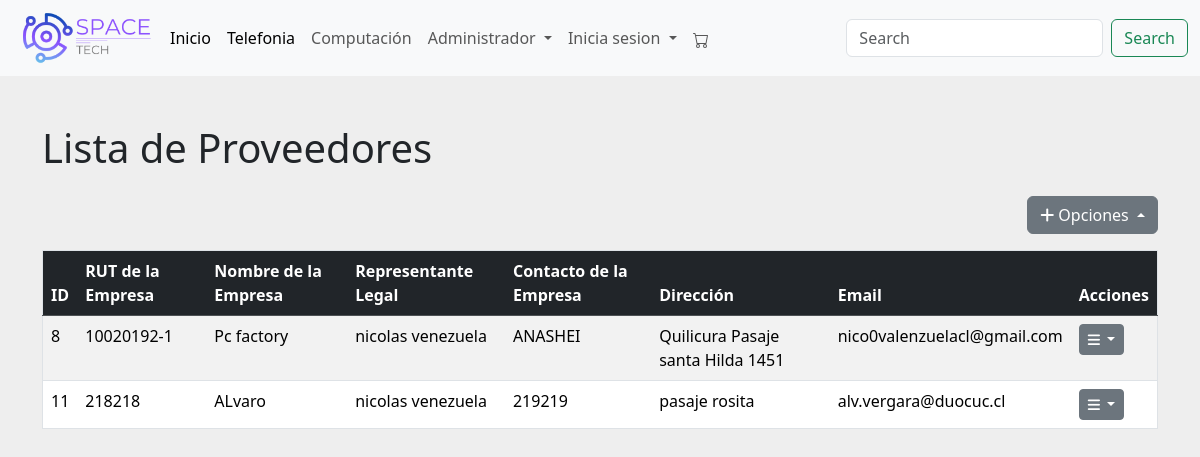
Page /proveedores/ (signed in) on the committed database.
### menu/models.py (models this page shows, shortened)
class Proveedor(models.Model):
    id_proveedor = models.AutoField(primary_key=True, editable=False)
    rut_empresa = models.CharField(max_length=13, verbose_name='RUT de la Empresa')
    nombre_empresa = models.CharField(max_length=100, verbose_name='Nombre de la Empresa')
    representante_legal = models.CharField(max_length=100, verbose_name='Representante Legal', default="")
    contacto_empresa = models.CharField(max_length=50, verbose_name='Contacto de la Empresa')
    direccion_proveedor = models.CharField(max_length=255, verbose_name='Dirección', default="sin direccion")
    email_proveedor = models.EmailField(max_length=70, unique=True, null=True, blank=True)

### menu/views.py (the view)
# urls.py: path('proveedores/', proveedor_list, name='proveedor_list'),
@login_required
@user_passes_test(is_admin)
def proveedor_list(request):
    proveedores = Proveedor.objects.all()
    return render(request, 'proveedor_list.html', {'proveedores': proveedores})

### menu/context_processors.py (called while the page is built)
def carrito_items_count(request):
    if request.user.is_authenticated:
        try:
            carrito = Carrito.objects.get(usuario=request.user)
            count = CarritoItem.objects.filter(carrito=carrito).count()
        except Carrito.DoesNotExist:
            count = 0
    else:
        count = 0
    return {
        'carrito_items_count': count
    }

### menu/views.py (called while the page is built)
def is_admin(user):
    return user.is_authenticated and user.is_staff

### menu/templates/proveedor_list.html (shortened to what this page needs)
<!DOCTYPE html>
<html lang="es">
<head>
    {% load static %}
    <link href="https://cdn.jsdelivr.net/npm/bootstrap@5.3.0/dist/css/bootstrap.min.css" rel="stylesheet">
    <link rel="stylesheet" href="{% static 'css/listaP.css' %}">
</head>
<body>
    {% include "plantilla/menu.html" %}
    <div class="container mt-5">
        <h1 class="mb-4">Lista de Proveedores</h1>
        <div class="d-flex justify-content-end mb-3">
            <div class="dropup">
                <button class="btn btn-secondary dropdown-toggle" type="button" id="dropupMenuButtonActions" data-bs-toggle="dropdown" aria-expanded="false">
                    <i class="fa-solid fa-plus"></i> Opciones
                </button>
            </div>
        </div>
        <div class="table-responsive">
            <table class="table table-striped table-hover">
                <thead class="table-dark">
                    <tr>
                        <th>ID</th>
                        <th>RUT de la Empresa</th>
                        <th>Nombre de la Empresa</th>
                        <th>Representante Legal</th>
                        <th>Contacto de la Empresa</th>
                        <th>Dirección</th>
                        <th>Email</th>
                        <th>Acciones</th>
                    </tr>
                </thead>
                <tbody>
                    {% for proveedor in proveedores %}
                    <tr>
                        <td>{{ proveedor.id_proveedor }}</td>
                        <td>{{ proveedor.rut_empresa }}</td>
                        <td>{{ proveedor.nombre_empresa }}</td>
                        <td>{{ proveedor.representante_legal }}</td>
                        <td>{{ proveedor.contacto_empresa }}</td>
                        <td>{{ proveedor.direccion_proveedor }}</td>
                        <td>{{ proveedor.email_proveedor }}</td>
                        <td>
                            <div class="dropdown">
                                <button class="btn btn-secondary btn-sm dropdown-toggle" type="button" id="dropdownMenuButton{{ proveedor.id }}" data-bs-toggle="dropdown" aria-expanded="false">
                                    <i class="fas fa-bars"></i>
                                </button>
                            </div>
                        </td>
                    </tr>
                    {% endfor %}
                </tbody>
            </table>
        </div>
    </div>
</body>
</html>

### menu/templates/proveedor_list.html (style rules this page uses)
table { width: 100%; border-collapse: collapse; }
table, th, td { border: 1px solid black; }
th, td { padding: 10px; text-align: left; }

### rows in the picture
Proveedor: id_proveedor "8", rut_empresa "10020192-1", nombre_empresa "Pc factory", representante_legal "nicolas venezuela", contacto_empresa "ANASHEI", direccion_proveedor "Quilicura Pasaje santa Hilda 1451", email_proveedor "nico0valenzuelacl@gmail.com"
Proveedor: id_proveedor "11", rut_empresa "218218", nombre_empresa "ALvaro", representante_legal "nicolas venezuela", contacto_empresa "219219", direccion_proveedor "pasaje rosita", email_proveedor "alv.vergara@duocuc.cl"
